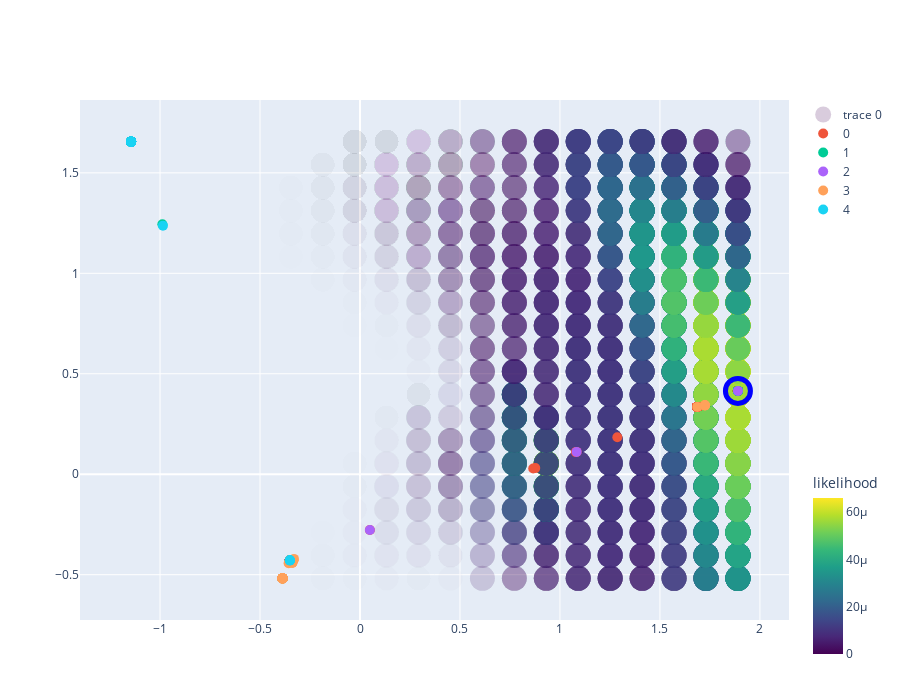

The code cell stored with this chart in its notebook:
### Code cell
fig_dual= [trace]

fig_dual.extend(figwl)

layout= go.Layout(
    height= 700,
    width= 900
)
Figure= go.Figure(data= fig_dual,layout= layout)
iplot(Figure)

### Figure 1 — Plotly figure (JSON) as saved in the notebook; plotly's stock layout.template omitted (floating-point values rounded to 4 significant figures; data arrays with more than 128 entries replaced by an {"elided": "..."} marker saying what was removed)
{"data": [{"marker": {"color": {"elided": "8000 float values"}, "colorbar": {"len": 200, "lenmode": "pixels", "title": {"text": "likelihood"}, "y": 0.3, "yanchor": "top"}, "colorscale": [[0, "#440154"], [0.1111, "#482878"], [0.2222, "#3e4989"], [0.3333, "#31688e"], [0.4444, "#26828e"], [0.5556, "#1f9e89"], [0.6667, "#35b779"], [0.7778, "#6ece58"], [0.8889, "#b5de2b"], [1, "#fde725"]], "line": {"width": 0}, "opacity": {"elided": "8000 float values"}, "size": 25, "symbol": "circle"}, "mode": "markers", "type": "scatter", "x": {"elided": "8000 float values"}, "y": {"elided": "8000 float values"}}, {"marker": {"size": 10}, "mode": "markers", "name": "0", "text": ["i61_pop0_temp", "i63_pop0_temp", "i65_pop0_temp", "i87_pop0_temp", "i88_pop0_temp", "i89_pop0_temp", "i90_pop0_temp", "i91_pop0_temp", "i92_pop0_temp", "i93_pop0_temp", "i94_pop0_temp", "i95_pop0_temp", "i96_pop0_temp", "i97_pop0_temp", "i98_pop0_temp", "i99_pop0_temp", "i100_pop0_temp", "i101_pop0_temp", "i102_pop0_temp", "i103_pop0_temp", "i104_pop0_temp", "i105_pop0_temp", "i106_pop0_subtrop", "i107_pop0_temp", "i108_pop0_temp", "i109_pop0_temp", "i110_pop0_temp", "i111_pop0_temp", "i112_pop0_temp", "i113_pop0_temp", "i114_pop0_temp", "i116_pop0_temp", "i117_pop0_temp", "i118_pop0_temp", "i119_pop0_temp", "i120_pop0_temp", "i121_pop0_temp", "i122_pop0_temp", "i123_pop0_temp", "i124_pop0_temp", "i125_pop0_temp", "i127_pop0_subtrop", "i128_pop0_temp", "i129_pop0_temp", "i130_pop0_temp", "i132_pop0_temp", "i133_pop0_temp", "i135_pop0_temp", "i137_pop0_temp", "i139_pop0_temp", "i140_pop0_temp", "i141_pop0_temp", "i142_pop0_temp", "i143_pop0_temp", "i147_pop0_temp", "i148_pop0_temp", "i153_pop0_temp", "i172_pop0_temp", "i175_pop0_temp", "i176_pop0_temp", "i179_pop0_temp", "i186_pop0_temp", "i187_pop0_temp", "i188_pop0_temp", "i189_pop0_temp", "i191_pop0_temp", "i192_pop0_temp", "i193_pop0_temp", "i194_pop0_temp", "i195_pop0_temp", "i196_pop0_temp", "i197_pop0_temp", "i198_pop0_temp", "i204_pop0_temp", "i206_pop0_temp", "i207_pop0_temp", "i208_pop0_temp", "i209_pop0_temp", "i210_pop0_temp", "i211_pop0_temp", "i212_pop0_temp", "i213_pop0_temp", "i214_pop0_temp", "i215_pop0_temp", "i216_pop0_temp", "i217_pop0_temp", "i218_pop0_temp", "i222_pop0_temp", "i223_pop0_temp", "i225_pop0_temp", "i254_pop0_temp", "i255_pop0_temp", "i256_pop0_temp", "i257_pop0_temp", "i271_pop0_temp", "i299_pop0_temp", "i300_pop0_temp", "i301_pop0_temp", "i302_pop0_temp", "i305_pop0_temp", "i306_pop0_temp", "i307_pop0_temp", "i308_pop0_temp", "i309_pop0_temp", "i310_pop0_temp", "i311_pop0_temp", "i313_pop0_temp", "i316_pop0_temp", "i317_pop0_temp", "i323_pop0_temp", "i327_pop0_temp", "i334_pop0_temp", "i335_pop0_temp", "i338_pop0_temp", "i342_pop0_temp", "i352_pop0_temp", "i384_pop0_temp"], "type": "scatter", "x": [-0.3507, 1.89, 0.04938, 1.08, 1.89, 1.687, 1.687, 1.89, -0.3507, 1.687, -0.3507, 1.687, 1.687, 1.687, -0.3507, -0.3507, 1.687, -0.3507, 0.8766, -0.3507, -0.3507, 1.89, -0.3507, 0.8662, 1.687, -0.3507, -0.3507, -0.3507, 1.687, -0.3507, 1.687, -0.3507, 1.687, -0.3507, 1.89, 1.687, 1.687, -0.3507, 1.89, 1.89, 1.89, -0.3507, -0.3507, -0.3507, -0.3507, -0.3507, 1.687, 1.89, 1.083, 1.687, -0.3507, 1.89, 1.687, 1.687, 1.687, -0.3507, -0.3507, 1.287, -0.3507, -0.3507, -0.3507, 1.687, -0.3507, 1.89, 1.687, 1.89, -0.3507, -0.3507, -0.3507, 1.89, -0.3507, 1.89, 1.89, -0.3507, -0.3507, 1.687, -0.3507, 1.89, 1.687, -0.3507, 1.687, 1.89, 1.89, -0.3507, 1.89, 1.687, 1.687, 1.89, 1.89, 1.687, -0.3507, 1.687, -0.3507, -0.3507, 1.89, 1.89, -0.3507, 1.89, 1.89, 1.687, -0.3507, 1.687, 1.89, 1.687, 1.687, 1.89, 1.687, 1.89, -0.3507, 1.687, 1.687, -0.3507, 1.687, -0.3507, -0.3507, -0.3507, 1.687], "y": [-0.4287, 0.4149, -0.2774, 0.1102, 0.4149, 0.3352, 0.3352, 0.4149, -0.4287, 0.3352, -0.4287, 0.3352, 0.3352, 0.3352, -0.4287, -0.4287, 0.3352, -0.4287, 0.03057, -0.4287, -0.4287, 0.4149, -0.4287, 0.02835, 0.3352, -0.4287, -0.4287, -0.4287, 0.3352, -0.4287, 0.3352, -0.4287, 0.3352, -0.4287, 0.4149, 0.3352, 0.3352, -0.4287, 0.4149, 0.4149, 0.4149, -0.4287, -0.4287, -0.4287, -0.4287, -0.4287, 0.3352, 0.4149, 0.1113, 0.3352, -0.4287, 0.4149, 0.3352, 0.3352, 0.3352, -0.4287, -0.4287, 0.184, -0.4287, -0.4287, -0.4287, 0.3352, -0.4287, 0.4149, 0.3352, 0.4149, -0.4287, -0.4287, -0.4287, 0.4149, -0.4287, 0.4149, 0.4149, -0.4287, -0.4287, 0.3352, -0.4287, 0.4149, 0.3352, -0.4287, 0.3352, 0.4149, 0.4149, -0.4287, 0.4149, 0.3352, 0.3352, 0.4149, 0.4149, 0.3352, -0.4287, 0.3352, -0.4287, -0.4287, 0.4149, 0.4149, -0.4287, 0.4149, 0.4149, 0.3352, -0.4287, 0.3352, 0.4149, 0.3352, 0.3352, 0.4149, 0.3352, 0.4149, -0.4287, 0.3352, 0.3352, -0.4287, 0.3352, -0.4287, -0.4287, -0.4287, 0.3352]}, {"marker": {"size": 10}, "mode": "markers", "name": "1", "text": ["i70_pop1_trop", "i76_pop1_trop", "i78_pop1_trop", "i115_pop1_trop", "i131_pop1_subtrop", "i136_pop1_trop", "i138_pop1_trop", "i150_pop1_trop", "i152_pop1_trop", "i156_pop1_subtrop", "i157_pop1_trop", "i158_pop1_subtrop", "i160_pop1_subtrop", "i165_pop1_subtrop", "i166_pop1_trop", "i168_pop1_trop", "i173_pop1_subtrop", "i174_pop1_trop", "i177_pop1_trop", "i178_pop1_trop", "i190_pop1_trop", "i199_pop1_trop", "i200_pop1_trop", "i201_pop1_trop", "i202_pop1_trop", "i203_pop1_trop", "i205_pop1_trop", "i219_pop1_trop", "i220_pop1_trop", "i221_pop1_trop", "i224_pop1_subtrop", "i226_pop1_subtrop", "i231_pop1_trop", "i233_pop1_trop", "i243_pop1_trop", "i244_pop1_trop", "i251_pop1_trop", "i252_pop1_trop", "i261_pop1_subtrop", "i263_pop1_subtrop", "i265_pop1_subtrop", "i266_pop1_subtrop", "i270_pop1_subtrop", "i272_pop1_subtrop", "i273_pop1_subtrop", "i277_pop1_trop", "i279_pop1_trop", "i284_pop1_trop", "i285_pop1_subtrop", "i286_pop1_subtrop", "i287_pop1_subtrop", "i288_pop1_trop", "i294_pop1_trop", "i296_pop1_trop", "i298_pop1_trop", "i318_pop1_subtrop", "i319_pop1_subtrop", "i320_pop1_subtrop", "i321_pop1_subtrop", "i322_pop1_trop", "i324_pop1_subtrop", "i325_pop1_subtrop", "i326_pop1_subtrop", "i329_pop1_subtrop", "i330_pop1_subtrop", "i331_pop1_trop", "i336_pop1_trop", "i340_pop1_trop", "i346_pop1_subtrop", "i348_pop1_subtrop", "i349_pop1_subtrop", "i351_pop1_subtrop", "i353_pop1_subtrop", "i354_pop1_subtrop", "i355_pop1_subtrop", "i356_pop1_subtrop", "i357_pop1_subtrop", "i358_pop1_subtrop", "i359_pop1_subtrop", "i360_pop1_subtrop", "i363_pop1_subtrop", "i364_pop1_subtrop", "i365_pop1_subtrop", "i366_pop1_subtrop", "i368_pop1_subtrop", "i369_pop1_subtrop", "i370_pop1_subtrop", "i371_pop1_subtrop", "i372_pop1_subtrop", "i373_pop1_subtrop", "i374_pop1_subtrop", "i375_pop1_subtrop", "i376_pop1_subtrop", "i377_pop1_subtrop", "i378_pop1_subtrop", "i379_pop1_subtrop", "i380_pop1_subtrop", "i381_pop1_subtrop", "i382_pop1_subtrop", "i383_pop1_subtrop"], "type": "scatter", "x": [-0.3507, -1.145, -1.145, 1.89, -0.3507, -0.3507, -0.3507, -1.145, 1.89, -0.3507, -1.145, -0.3507, -0.3507, -1.145, -0.3507, -0.3507, -1.145, -0.3507, -1.145, -0.3507, 1.89, 1.89, -0.3507, 1.89, 1.89, -0.3507, 1.89, -1.145, -0.3507, -1.145, -0.3507, -0.3507, -0.3507, -1.145, -0.3507, -1.145, -0.3507, -0.3507, -0.3507, -0.3507, -0.3507, -0.3507, -0.3507, -0.3507, -0.3507, -0.3507, -0.3507, -0.3507, -0.3507, -0.3507, -0.3507, -0.3507, -0.3507, -0.9884, -0.3507, -0.3507, -1.145, -0.3507, -1.145, -1.145, -0.3507, -0.3507, -0.3507, -0.3507, -0.3507, -1.145, -0.3507, -1.145, -0.3507, -0.3507, -0.3507, -0.3507, -0.3507, -0.3507, -0.3507, -0.3507, -0.3507, -0.3507, -0.3507, -0.3507, -0.3507, -0.3507, -0.3507, -0.3507, -0.3507, -0.3507, -0.3507, -0.3507, -0.3507, -0.3507, -0.3507, -0.3507, -0.3507, -0.3507, -0.3507, -0.3507, -0.3507, -0.3507, -0.3507, -0.3507], "y": [-0.4287, 1.655, 1.655, 0.4149, -0.4287, -0.4287, -0.4287, 1.655, 0.4149, -0.4287, 1.655, -0.4287, -0.4287, 1.655, -0.4287, -0.4287, 1.655, -0.4287, 1.655, -0.4287, 0.4149, 0.4149, -0.4287, 0.4149, 0.4149, -0.4287, 0.4149, 1.655, -0.4287, 1.655, -0.4287, -0.4287, -0.4287, 1.655, -0.4287, 1.655, -0.4287, -0.4287, -0.4287, -0.4287, -0.4287, -0.4287, -0.4287, -0.4287, -0.4287, -0.4287, -0.4287, -0.4287, -0.4287, -0.4287, -0.4287, -0.4287, -0.4287, 1.244, -0.4287, -0.4287, 1.655, -0.4287, 1.655, 1.655, -0.4287, -0.4287, -0.4287, -0.4287, -0.4287, 1.655, -0.4287, 1.655, -0.4287, -0.4287, -0.4287, -0.4287, -0.4287, -0.4287, -0.4287, -0.4287, -0.4287, -0.4287, -0.4287, -0.4287, -0.4287, -0.4287, -0.4287, -0.4287, -0.4287, -0.4287, -0.4287, -0.4287, -0.4287, -0.4287, -0.4287, -0.4287, -0.4287, -0.4287, -0.4287, -0.4287, -0.4287, -0.4287, -0.4287, -0.4287]}, {"marker": {"size": 10}, "mode": "markers", "name": "2", "text": ["i27_pop2_aro", "i62_pop2_temp", "i64_pop2_temp", "i68_pop2_trop", "i80_pop2_trop", "i86_pop2_aro", "i126_pop2_subtrop", "i144_pop2_trop", "i145_pop2_trop", "i146_pop2_trop", "i149_pop2_trop", "i151_pop2_trop", "i154_pop2_subtrop", "i155_pop2_subtrop", "i159_pop2_subtrop", "i161_pop2_trop", "i162_pop2_subtrop", "i163_pop2_subtrop", "i164_pop2_subtrop", "i167_pop2_trop", "i169_pop2_subtrop", "i170_pop2_subtrop", "i171_pop2_trop", "i181_pop2_trop", "i182_pop2_subtrop", "i183_pop2_trop", "i184_pop2_trop", "i185_pop2_trop", "i229_pop2_trop", "i230_pop2_trop", "i245_pop2_trop", "i253_pop2_trop", "i258_pop2_subtrop", "i259_pop2_subtrop", "i260_pop2_subtrop", "i262_pop2_subtrop", "i264_pop2_subtrop", "i267_pop2_subtrop", "i268_pop2_subtrop", "i269_pop2_subtrop", "i274_pop2_trop", "i275_pop2_trop", "i276_pop2_trop", "i278_pop2_trop", "i281_pop2_trop", "i282_pop2_trop", "i283_pop2_trop", "i290_pop2_trop", "i291_pop2_trop", "i292_pop2_trop", "i293_pop2_trop", "i295_pop2_subtrop", "i303_pop2_trop", "i304_pop2_subtrop", "i312_pop2_trop", "i314_pop2_subtrop", "i315_pop2_trop", "i328_pop2_trop", "i332_pop2_trop", "i337_pop2_trop", "i339_pop2_trop", "i341_pop2_trop", "i343_pop2_temp", "i344_pop2_trop", "i345_pop2_trop", "i347_pop2_trop", "i350_pop2_trop", "i361_pop2_trop", "i362_pop2_trop", "i367_pop2_subtrop"], "type": "scatter", "x": [-0.3507, 0.04938, 1.083, -0.3507, -0.3518, -0.3507, -0.3507, -0.3507, -0.3507, -0.3507, -0.3507, -0.3507, -0.3507, -0.3507, -0.3507, -0.3507, -0.3507, -0.3507, -0.3507, -0.3507, -0.3507, -0.3507, -0.3507, -0.3507, -0.3507, -0.3507, -0.3507, -0.3507, -0.3507, -0.3507, -0.3507, -0.3507, -0.3507, -0.3507, -0.3507, -0.3507, -0.3507, -0.3507, -0.3507, -0.3507, -1.145, -0.3507, -1.145, -0.3507, -0.3507, -0.3507, -0.3507, -0.3507, -0.3507, -0.3507, -0.3507, -0.3507, -0.3507, -0.3507, -0.3518, -0.3507, -0.3507, -0.3507, -0.3507, -0.3507, -1.145, -0.3507, 1.89, -0.3507, -0.3507, -0.3507, -0.3507, -0.3507, -1.145, -0.3518], "y": [-0.4287, -0.2774, 0.1113, -0.4287, -0.431, -0.4287, -0.4287, -0.4287, -0.4287, -0.4287, -0.4287, -0.4287, -0.4287, -0.4287, -0.4287, -0.4287, -0.4287, -0.4287, -0.4287, -0.4287, -0.4287, -0.4287, -0.4287, -0.4287, -0.4287, -0.4287, -0.4287, -0.4287, -0.4287, -0.4287, -0.4287, -0.4287, -0.4287, -0.4287, -0.4287, -0.4287, -0.4287, -0.4287, -0.4287, -0.4287, 1.655, -0.4287, 1.655, -0.4287, -0.4287, -0.4287, -0.4287, -0.4287, -0.4287, -0.4287, -0.4287, -0.4287, -0.4287, -0.4287, -0.431, -0.4287, -0.4287, -0.4287, -0.4287, -0.4287, 1.655, -0.4287, 0.4149, -0.4287, -0.4287, -0.4287, -0.4287, -0.4287, 1.655, -0.431]}, {"marker": {"size": 10}, "mode": "markers", "name": "3", "text": ["i0_pop3_aro", "i1_pop3_aro", "i2_pop3_aro", "i3_pop3_aro", "i4_pop3_aro", "i5_pop3_aro", "i6_pop3_aro", "i7_pop3_aro", "i8_pop3_aro", "i9_pop3_aro", "i10_pop3_aro", "i11_pop3_aro", "i12_pop3_aro", "i13_pop3_aro", "i14_pop3_aro", "i15_pop3_aro", "i16_pop3_aro", "i17_pop3_aro", "i18_pop3_aro", "i19_pop3_aro", "i20_pop3_aro", "i21_pop3_aro", "i22_pop3_aro", "i23_pop3_aro", "i24_pop3_aro", "i25_pop3_aro", "i26_pop3_aro", "i28_pop3_aro", "i29_pop3_aro", "i30_pop3_aro", "i31_pop3_aro", "i32_pop3_aro", "i33_pop3_aro", "i34_pop3_aro", "i35_pop3_aro", "i36_pop3_aro", "i37_pop3_aro", "i38_pop3_aro", "i39_pop3_aro", "i40_pop3_aro", "i41_pop3_aro", "i42_pop3_aro", "i43_pop3_aro", "i44_pop3_aro", "i45_pop3_aro", "i46_pop3_aro", "i47_pop3_aro", "i48_pop3_aro", "i49_pop3_aro", "i50_pop3_aro", "i51_pop3_aro", "i52_pop3_aro", "i53_pop3_aro", "i54_pop3_aro", "i55_pop3_aro", "i56_pop3_aro", "i57_pop3_aro", "i58_pop3_aro", "i59_pop3_aro", "i60_pop3_aro", "i66_pop3_aro", "i79_pop3_aro", "i81_pop3_aro", "i82_pop3_aro", "i83_pop3_aro", "i84_pop3_aro", "i85_pop3_aro"], "type": "scatter", "x": [-0.3876, -0.3876, -0.3876, -0.3876, -0.3876, -0.3876, -0.3507, -0.3876, -0.3876, -0.3876, -0.3507, -0.3569, -0.3507, -0.3876, -0.3507, -0.3876, -0.3876, -0.3507, 1.687, -0.3876, -0.3332, 1.725, -0.3876, -0.3384, -0.3876, -0.3876, -0.3876, 1.725, -0.3507, -0.3507, -0.3876, -0.3507, -0.3876, -0.3384, -0.3507, -0.3876, -0.3876, -0.3507, -0.3507, -0.3876, 1.725, -0.3876, -0.3876, -0.3507, -0.3507, -0.3332, -0.3507, -0.3507, -0.3876, -0.3876, -0.3507, -0.3507, -0.3558, -0.3876, -0.3876, -0.3876, -0.3507, 1.725, -0.3507, -0.3876, -0.3876, -0.3384, -0.3876, -0.3876, -0.3302, -0.3507, -0.3507], "y": [-0.5183, -0.5183, -0.5183, -0.5183, -0.5183, -0.5183, -0.4287, -0.5183, -0.5183, -0.5183, -0.4287, -0.443, -0.4287, -0.5183, -0.4287, -0.5183, -0.5183, -0.4287, 0.3352, -0.5183, -0.4284, 0.3429, -0.5183, -0.4403, -0.5183, -0.5183, -0.5183, 0.3429, -0.4287, -0.4287, -0.5183, -0.4287, -0.5183, -0.4403, -0.4287, -0.5183, -0.5183, -0.4287, -0.4287, -0.5183, 0.3429, -0.5183, -0.5183, -0.4287, -0.4287, -0.4284, -0.4287, -0.4287, -0.5183, -0.5183, -0.4287, -0.4287, -0.4406, -0.5183, -0.5183, -0.5183, -0.4287, 0.3429, -0.4287, -0.5183, -0.5183, -0.4403, -0.5183, -0.5183, -0.4213, -0.4287, -0.4287]}, {"marker": {"size": 10}, "mode": "markers", "name": "4", "text": ["i67_pop4_trop", "i69_pop4_trop", "i71_pop4_trop", "i72_pop4_trop", "i73_pop4_trop", "i74_pop4_trop", "i75_pop4_trop", "i77_pop4_trop", "i134_pop4_trop", "i180_pop4_trop", "i227_pop4_trop", "i228_pop4_trop", "i232_pop4_trop", "i234_pop4_trop", "i235_pop4_trop", "i236_pop4_trop", "i237_pop4_trop", "i238_pop4_trop", "i239_pop4_trop", "i240_pop4_trop", "i241_pop4_trop", "i242_pop4_trop", "i246_pop4_trop", "i247_pop4_trop", "i248_pop4_trop", "i249_pop4_trop", "i250_pop4_trop", "i280_pop4_trop", "i289_pop4_trop", "i297_pop4_trop", "i333_pop4_trop"], "type": "scatter", "x": [-1.145, -1.145, -1.145, -1.145, -0.3507, -1.145, -1.145, -1.145, -0.3507, -1.145, -1.145, -1.145, -1.145, -1.145, -1.145, -1.145, -1.145, -1.145, -1.145, -0.3507, -1.145, -1.145, -1.145, -1.145, -1.145, -0.9854, -1.145, -1.145, -1.145, -0.3507, -1.145], "y": [1.655, 1.655, 1.655, 1.655, -0.4287, 1.655, 1.655, 1.655, -0.4287, 1.655, 1.655, 1.655, 1.655, 1.655, 1.655, 1.655, 1.655, 1.655, 1.655, -0.4287, 1.655, 1.655, 1.655, 1.655, 1.655, 1.237, 1.655, 1.655, 1.655, -0.4287, 1.655]}, {"marker": {"color": "rgba(135, 206, 250, 0)", "line": {"color": "blue", "width": 5}, "opacity": 1, "size": 25}, "mode": "markers", "showlegend": false, "type": "scatter", "x": [1.89], "y": [0.4149]}], "layout": {"height": 700, "width": 900}}
